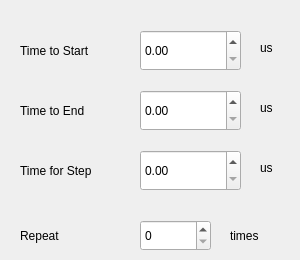
    <widget class="QWidget" name="tab_3">
     <attribute name="title">
      <string>Rabi Scan</string>
     </attribute>
     <widget class="QLabel" name="label_18">
      <property name="geometry">
       <rect>
        <x>230</x>
        <y>220</y>
        <width>41</width>
        <height>31</height>
       </rect>
      </property>
      <property name="font">
       <font>
        <family>Arial</family>
        <pointsize>9</pointsize>
        <weight>50</weight>
        <bold>false</bold>
        <strikeout>false</strikeout>
       </font>
      </property>
      <property name="text">
       <string>times</string>
      </property>
     </widget>
     <widget class="QLabel" name="label_5">
      <property name="geometry">
       <rect>
        <x>260</x>
        <y>40</y>
        <width>31</width>
        <height>16</height>
       </rect>
      </property>
      <property name="font">
       <font>
        <family>Arial</family>
        <pointsize>9</pointsize>
        <weight>50</weight>
        <bold>false</bold>
        <strikeout>false</strikeout>
       </font>
      </property>
      <property name="text">
       <string>us</string>
      </property>
     </widget>
     <widget class="QDoubleSpinBox" name="doubleSpinBox_rabistep">
      <property name="geometry">
       <rect>
        <x>140</x>
        <y>150</y>
        <width>101</width>
        <height>41</height>
       </rect>
      </property>
      <property name="font">
       <font>
        <family>Arial</family>
        <pointsize>9</pointsize>
        <weight>50</weight>
        <bold>false</bold>
        <strikeout>false</strikeout>
       </font>
      </property>
      <property name="layoutDirection">
       <enum>Qt::LeftToRight</enum>
      </property>
      <property name="alignment">
       <set>Qt::AlignLeading|Qt::AlignLeft|Qt::AlignVCenter</set>
      </property>
      <property name="maximum">
       <double>999999.989999999990687</double>
      </property>
     </widget>
     <widget class="QLabel" name="label_9">
      <property name="geometry">
       <rect>
        <x>20</x>
        <y>220</y>
        <width>91</width>
        <height>31</height>
       </rect>
      </property>
      <property name="font">
       <font>
        <family>Arial</family>
        <pointsize>9</pointsize>
        <weight>50</weight>
        <bold>false</bold>
        <strikeout>false</strikeout>
       </font>
      </property>
      <property name="text">
       <string>Repeat</string>
      </property>
     </widget>
     <widget class="QDoubleSpinBox" name="doubleSpinBox_rabistart">
      <property name="geometry">
       <rect>
        <x>140</x>
        <y>30</y>
        <width>101</width>
        <height>41</height>
       </rect>
      </property>
      <property name="font">
       <font>
        <family>Arial</family>
        <pointsize>9</pointsize>
        <weight>50</weight>
        <bold>false</bold>
        <strikeout>false</strikeout>
       </font>
      </property>
      <property name="layoutDirection">
       <enum>Qt::LeftToRight</enum>
      </property>
      <property name="alignment">
       <set>Qt::AlignLeading|Qt::AlignLeft|Qt::AlignVCenter</set>
      </property>
      <property name="maximum">
       <double>999999.989999999990687</double>
      </property>
     </widget>
     <widget class="QLabel" name="label_7">
      <property name="geometry">
       <rect>
        <x>260</x>
        <y>160</y>
        <width>31</width>
        <height>16</height>
       </rect>
      </property>
      <property name="font">
       <font>
        <family>Arial</family>
        <pointsize>9</pointsize>
        <weight>50</weight>
        <bold>false</bold>
        <strikeout>false</strikeout>
       </font>
      </property>
      <property name="text">
       <string>us</string>
      </property>
     </widget>
     <widget class="QLabel" name="label_4">
      <property name="geometry">
       <rect>
        <x>20</x>
        <y>160</y>
        <width>91</width>
        <height>21</height>
       </rect>
      </property>
      <property name="font">
       <font>
        <family>Arial</family>
        <pointsize>9</pointsize>
        <weight>50</weight>
        <bold>false</bold>
        <strikeout>false</strikeout>
       </font>
      </property>
      <property name="text">
       <string>Time for Step</string>
      </property>
     </widget>
     <widget class="QLabel" name="label_6">
      <property name="geometry">
       <rect>
        <x>260</x>
        <y>100</y>
        <width>31</width>
        <height>16</height>
       </rect>
      </property>
      <property name="font">
       <font>
        <family>Arial</family>
        <pointsize>9</pointsize>
        <weight>50</weight>
        <bold>false</bold>
        <strikeout>false</strikeout>
       </font>
      </property>
      <property name="text">
       <string>us</string>
      </property>
     </widget>
     <widget class="QDoubleSpinBox" name="doubleSpinBox_rabiend">
      <property name="geometry">
       <rect>
        <x>140</x>
        <y>90</y>
        <width>101</width>
        <height>41</height>
       </rect>
      </property>
      <property name="font">
       <font>
        <family>Arial</family>
        <pointsize>9</pointsize>
        <weight>50</weight>
        <bold>false</bold>
        <strikeout>false</strikeout>
       </font>
      </property>
      <property name="layoutDirection">
       <enum>Qt::LeftToRight</enum>
      </property>
      <property name="alignment">
       <set>Qt::AlignLeading|Qt::AlignLeft|Qt::AlignVCenter</set>
      </property>
      <property name="maximum">
       <double>999999.989999999990687</double>
      </property>
     </widget>
     <widget class="QSpinBox" name="spinBox_rabirepeat">
      <property name="geometry">
       <rect>
        <x>140</x>
        <y>220</y>
        <width>71</width>
        <height>31</height>
       </rect>
      </property>
      <property name="font">
       <font>
        <family>Arial</family>
        <pointsize>9</pointsize>
        <weight>50</weight>
        <bold>false</bold>
        <strikeout>false</strikeout>
       </font>
      </property>
     </widget>
     <widget class="QLabel" name="label_2">
      <property name="geometry">
       <rect>
        <x>20</x>
        <y>40</y>
        <width>91</width>
        <height>21</height>
       </rect>
      </property>
      <property name="font">
       <font>
        <family>Arial</family>
        <pointsize>9</pointsize>
        <weight>50</weight>
        <bold>false</bold>
        <strikeout>false</strikeout>
       </font>
      </property>
      <property name="text">
       <string>Time to Start</string>
      </property>
     </widget>
     <widget class="QLabel" name="label_3">
      <property name="geometry">
       <rect>
        <x>20</x>
        <y>100</y>
        <width>91</width>
        <height>21</height>
       </rect>
      </property>
      <property name="font">
       <font>
        <family>Arial</family>
        <pointsize>9</pointsize>
        <weight>50</weight>
        <bold>false</bold>
        <strikeout>false</strikeout>
       </font>
      </property>
      <property name="text">
       <string>Time to End</string>
      </property>
     </widget>
    </widget>
